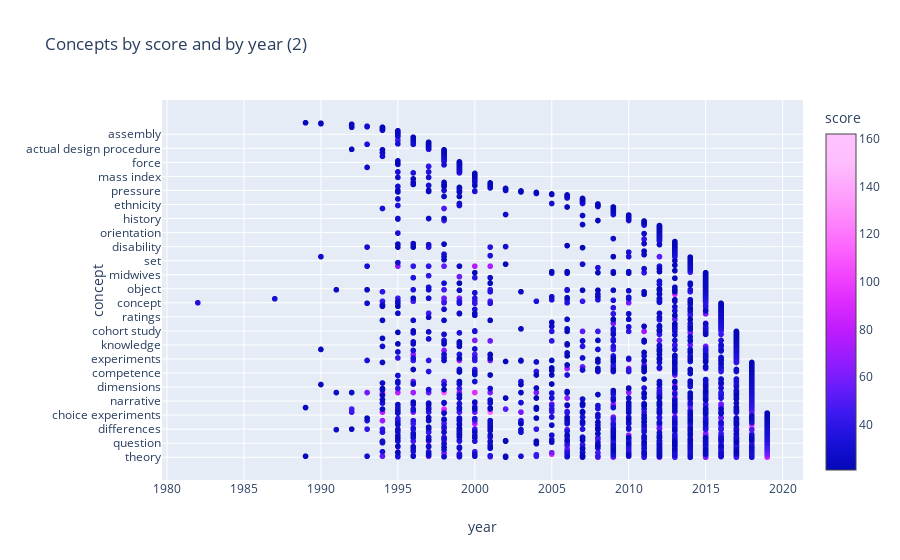

Here is the notebook cell this chart was saved with:
### Code cell
px.scatter(df_by_year.query("score>20"), x="year", y="concept", color="score", height=800, title="Concepts by score and by year (2)")

### Figure 1 — Plotly figure (JSON) as saved in the notebook; plotly's stock layout.template omitted (floating-point values rounded to 4 significant figures; data arrays with more than 128 entries replaced by an {"elided": "..."} marker saying what was removed)
{"data": [{"hoverlabel": {"namelength": 0}, "hovertemplate": "year=%{x}<br>concept=%{y}<br>score=%{marker.color}", "legendgroup": "", "marker": {"color": {"elided": "2077 int values"}, "coloraxis": "coloraxis", "symbol": "circle"}, "mode": "markers", "name": "", "showlegend": false, "type": "scattergl", "uid": "3f14e0ed-5e1c-4156-bf4c-01407fc5e9dc", "x": {"elided": "2077 int values"}, "xaxis": "x", "y": {"elided": "2077 str values"}, "yaxis": "y"}], "layout": {"autosize": true, "coloraxis": {"colorbar": {"title": {"text": "score"}}, "colorscale": [[0, "#0508b8"], [0.08333, "#1910d8"], [0.1667, "#3c19f0"], [0.25, "#6b1cfb"], [0.3333, "#981cfd"], [0.4167, "#bf1cfd"], [0.5, "#dd2bfd"], [0.5833, "#f246fe"], [0.6667, "#fc67fd"], [0.75, "#fe88fc"], [0.8333, "#fea5fd"], [0.9167, "#febefe"], [1, "#fec3fe"]]}, "grid": {"xaxes": ["x"], "xgap": 0.1, "xside": "bottom", "yaxes": ["y"], "ygap": 0.1, "yside": "left"}, "legend": {"tracegroupgap": 0}, "title": {"text": "Concepts by score and by year (2)"}, "xaxis": {"autorange": true, "range": [1980.0, 2021.0], "title": {"text": "year"}, "type": "linear"}, "yaxis": {"autorange": true, "range": [-48.86, 715.9], "title": {"text": "concept"}, "type": "category"}}}
